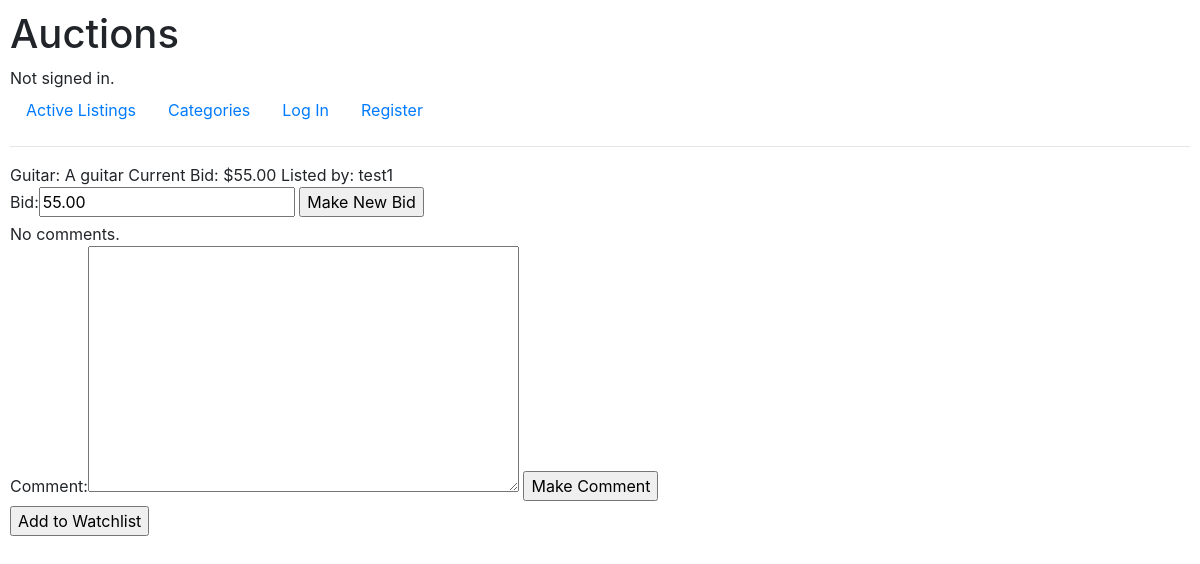
/2, run on the app's committed database.
### auctions/models.py (models this page shows)
class Listing(models.Model):
    title = models.CharField(max_length=64)
    description = models.CharField(max_length=512)
    starting_bid = models.DecimalField(max_digits=8, decimal_places=2)
    category = models.CharField(max_length=64, blank=True, null=True)
    current_bid = models.DecimalField(max_digits=8, decimal_places=2, blank=True, null=True)
    active = models.BooleanField(blank=True, null=True, default=True)
    lister = models.ForeignKey(User, on_delete=models.CASCADE, related_name='listed_items', blank=True, null=True, default=None)
    winner = models.ForeignKey(User, on_delete=models.CASCADE, related_name='won_items', blank=True, null=True, default=None)
    watcher = models.ManyToManyField(User, blank=True, related_name='watched_items')
    def __str__(self):
        return f'{self.title}: {self.description}\nCurrent Bid: ${self.current_bid}'

class User(AbstractUser):
    pass

### auctions/views.py (the view)
# urls.py: path("<int:listing_id>", views.listing_view, name="listing_view"),
def listing_view(request, listing_id):
    listing = Listing.objects.get(pk=listing_id)
    return render(request, 'auctions/listing.html', get_listing_view_context(listing))

### auctions/forms.py
class BidForm(Form):
    bid = DecimalField()
    item = ModelChoiceField(queryset = Listing.objects.all(), widget=HiddenInput())

class CommentForm(Form):
    comment = CharField(widget=Textarea)
    item = ModelChoiceField(queryset = Listing.objects.all(), widget=HiddenInput())

### auctions/views.py (called while the page is built)
def get_listing_view_context(listing, message=None):
    comments = Comment.objects.filter(item=listing)
    return {
        'listing': listing,
        'comments': comments,
        'message': message,
        'bidform': BidForm(initial={'bid': listing.current_bid, 'item': listing}),
        'commentform': CommentForm(initial={'item': listing}),
        'closeform': CloseForm(initial={'item': listing}),
        'watchlistform': WatchlistForm(initial={'item': listing})
    }

### auctions/templates/auctions/listing.html (shortened to what this page needs)
{% extends "auctions/layout.html" %}
{% block body %}
    {{ listing }}
    Listed by: {{ listing.lister }}
    <form action="{% url 'bid' %}" method="POST">
        {{ bidform }}
        <input type="Submit" value="Make New Bid">
    </form>
    {% for comment in comments %}
        {{ comment.user }}
        {{ comment.comment }}
    {% empty %}
        No comments.
    {% endfor %}
    <form action ="{% url 'comment' %}" method="POST">
        {{ commentform }}
        <input type="Submit" value="Make Comment">
    </form>
    <form action ="{% url 'watchlist' %}" method="POST">
        <input type="Submit" value="Add to Watchlist">
    </form>
{% endblock %}

### auctions/static/auctions/styles.css (style rules this page uses)
body { padding: 10px; }

### data on the page
Listing: title+description+current_bid "Guitar: A guitar Current Bid: $55.00", lister "test1"
